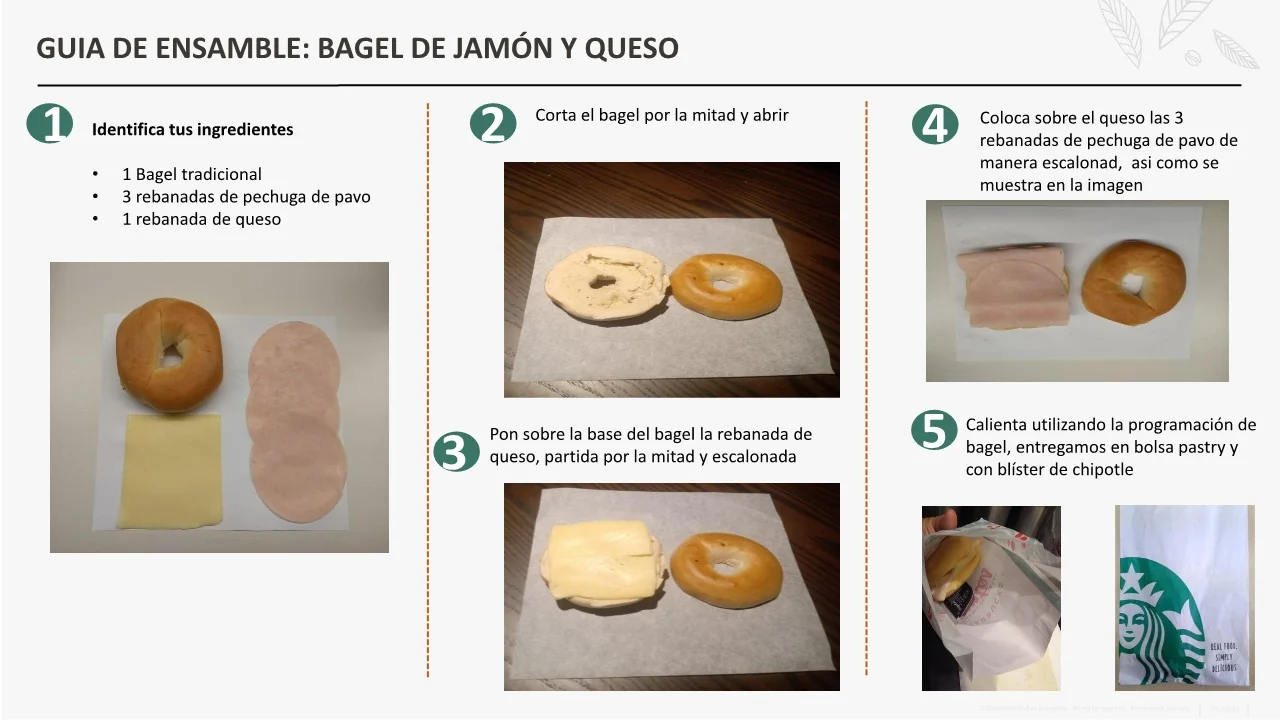
#> input picture pumpkin-spice-frappuccino (10).webp, 1280 x 720 px, given in place of RECETARIO BEBIDAS FRAPPUCCINO_4.jpg, which was not available
$ python process_media.py
#> lines starting #> are read from the running program, lines starting #| are printed output that depends on the picture; after the words box and inside, x2 and y2 are one past the last pixel; in counts of white or black regions, pixels touching at a corner belong together; pictures that were not available may be replaced by others from this repository, and a replacement may not be noted
from __future__ import annotations

from pathlib import Path
from PIL import Image, ImageChops, ImageEnhance, ImageFilter
import json
import re
import shutil

ROOT = Path(__file__).resolve().parents[1]
SOURCE = ROOT / "source"
ASSETS = ROOT / "assets"


PACKS = {
    "frappuccino": {
        "folder": "RECETARIO BEBIDAS FRAPPUCCINO",
        "prefix": "RECETARIO BEBIDAS FRAPPUCCINO",
        "category": "Bebidas",
        "subcategory": "Frappuccino",
        "pages": {
            4: "Café Frappuccino", 5: "Cajeta Frappuccino", 6: "Caramel Frappuccino",
            7: "Cinnamon Dolce Frappuccino", 8: "Espresso Frappuccino",
            9: "Frappuccino Chip", 10: "Mocha Blanco Frappuccino",
            11: "Mocha Frappuccino", 13: "Berry Yogurt Frappuccino",
            14: "Chai Cream Frappuccino", 15: "Chocolate Blanco Cream Frappuccino",
            16: "Chocolate Cream Frappuccino", 17: "Chocolate Mexicano Frappuccino",
            18: "Cookies & Cream Frappuccino", 19: "Fresa Cream Frappuccino",
            20: "Matcha Green Tea Cream Frappuccino", 21: "Piñacoco Yogurt Frappuccino",
            22: "Vainilla Cream Frappuccino", 24: "Dragon Fruit Frozen Lemonade",
            25: "Mango Dragon Fruit Frozen Refresher",
            26: "Strawberry Acaí Frozen Refresher", 27: "Strawberry Frozen Lemonade",
        },
        "crop": (185, 205, 500, 650),
    },
    "frias": {
        "folder": "RECETARIO BEBIDAS FRIAS",
        "prefix": "RECETARIO BEBIDAS FRIAS",
        "category": "Bebidas",
        "subcategory": "Frías",
        "pages": {
            4: "Avellana Shaken Espresso Helado", 5: "Brown Sugar Shaken Espresso Helado",
            6: "Caramel Macchiato Helado", 7: "Chocolate Cream Cold Brew",
            8: "Vainilla Sweet Cream", 9: "Cold Brew", 10: "Cold Foam Cappuccino Helado",
            11: "Espresso Americano Helado", 12: "Latte Helado", 13: "Latte Macchiato Helado",
            14: "Mocha Blanco Helado", 15: "Mocha Blanco Shaken Espresso Helado",
            16: "Mocha Helado", 17: "Mocha Shaken Espresso Helado",
            18: "Vainilla Sweet Cream Cold Brew", 21: "Chai Latte Helado",
            22: "Chocolate Helado", 23: "Chocolate Mexicano Helado",
            24: "Dragon Drink Refresher", 25: "Mango Dragon Lemonade Refresher",
            26: "Mango Dragon Refresher", 27: "Matcha Green Tea Helado",
            28: "Matcha Lemonade Helado", 29: "Pink Drink Refresher",
            30: "Shaken Lemon Black Tea", 31: "Shaken Lemon Green Tea",
            32: "Shaken Lemon Hibiscus Tea", 33: "Strawberry Acaí Lemonade Refresher",
            34: "Strawberry Acaí Refresher", 35: "Té Helado Teavana",
        },
        "crop": (185, 205, 500, 650),
    },
    "calientes": {
        "folder": "RECETAS BEBIDAS HOT CORE 26",
        "prefix": "RECETAS BEBIDAS HOT CORE 26",
        "category": "Bebidas",
        "subcategory": "Calientes",
        "pages": {
            4: "Café Misto", 5: "Cajeta Latte", 6: "Cappuccino", 7: "Caramel Macchiato",
            8: "Cinnamon Dolce Latte", 9: "Espresso Americano", 10: "Espresso con Panna",
            11: "Espresso Macchiato", 12: "Espresso", 13: "Flat White",
            14: "Latte Macchiato", 15: "Latte", 16: "Mocha", 17: "Mocha Blanco",
            18: "Té Caliente Teavana", 19: "Cortado", 20: "Vainilla Protein Latte",
            21: "Vainilla Sugar Free Protein Latte", 24: "Chai Latte", 25: "Chocolate",
            26: "Chocolate Blanco", 27: "Chocolate Mexicano", 28: "Leche al Vapor",
            29: "Matcha Green Tea Latte", 30: "Matcha Protein Latte",
        },
        "crop": (185, 205, 500, 650),
    },
    "temporada": {
        "folder": "Recetas_Bebidas_CFS_Summer_2026",
        "prefix": "Recetas_Bebidas_CFS_Summer_2026",
        "category": "Bebidas",
        "subcategory": "Temporada",
        "pages": {1: "Ube Coco Latte", 2: "Ube Coco Frappuccino"},
        "crop": (185, 205, 500, 650),
    },
}


def slug(text: str) -> str:
    table = str.maketrans("áéíóúüñÁÉÍÓÚÜÑ", "aeiouunAEIOUUN")
    return re.sub(r"[^a-z0-9]+", "-", text.translate(table).lower()).strip("-")


def trim_white(image: Image.Image) -> Image.Image:
    rgb = image.convert("RGB")
    background = Image.new("RGB", rgb.size, (250, 250, 250))
    diff = ImageChops.difference(rgb, background).convert("L")
    diff = diff.point(lambda p: 255 if p > 22 else 0)
    bbox = diff.getbbox()
    if not bbox:
        return rgb
    left, top, right, bottom = bbox
    pad = 18
    return rgb.crop((max(0, left-pad), max(0, top-pad), min(rgb.width, right+pad), min(rgb.height, bottom+pad)))


def polish(image: Image.Image) -> Image.Image:
    image = ImageEnhance.Contrast(image).enhance(1.035)
    image = ImageEnhance.Color(image).enhance(1.025)
    return image.filter(ImageFilter.UnsharpMask(radius=1.1, percent=105, threshold=3))


def save_product(source: Path, crop: tuple[int, int, int, int], destination: Path) -> None:
    image = Image.open(source).convert("RGB").crop(crop)
    image = trim_white(image)
    image.thumbnail((720, 720), Image.Resampling.LANCZOS)
    canvas = Image.new("RGB", (720, 720), "white")
    x = (720 - image.width) // 2
    y = (720 - image.height) // 2
    canvas.paste(image, (x, y))
    polish(canvas).save(destination, "WEBP", quality=92, method=6)


def save_reference(source: Path, destination: Path) -> None:
    image = Image.open(source).convert("RGB")
    temporary = destination.with_name(destination.stem + ".tmp.webp")
    image.save(temporary, "WEBP", quality=83, method=6)
    temporary.replace(destination)


def main() -> None:
    catalog = []
    for pack_id, pack in PACKS.items():
        product_dir = ASSETS / "products" / pack_id
        reference_dir = ASSETS / "references" / pack_id
        product_dir.mkdir(parents=True, exist_ok=True)
        reference_dir.mkdir(parents=True, exist_ok=True)
        for page, name in pack["pages"].items():
            source = SOURCE / pack["folder"] / f'{pack["prefix"]}_{page}.jpg'
            item_id = f"{pack_id}-{page:02d}"
            product = product_dir / f"{item_id}.webp"
            reference = reference_dir / f"{item_id}.webp"
            save_product(source, pack["crop"], product)
#> in save_product, `image = Image.open(source).convert("RGB").crop(crop)`:
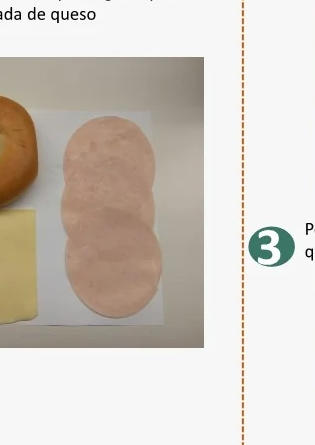
#> image: PIL image 315x445 RGB; mean R, G, B 210.2, 203.2, 195.2
#> in trim_white, `background = Image.new("RGB", rgb.size, (250, 250, 250))`: background: PIL image 315x445 RGB; every value is 250
#> in trim_white, `diff = ImageChops.difference(rgb, background).convert("L")`:
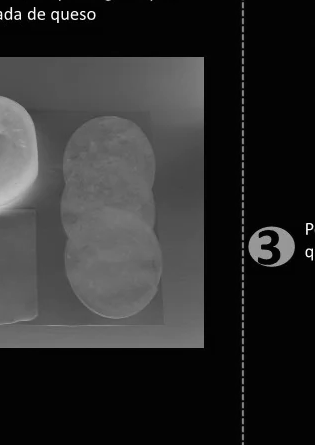
#> diff: PIL image 315x445 L; min 0, max 250, mean 45.7
#> in trim_white, `diff = diff.point(lambda p: 255 if p > 22 else 0)`:
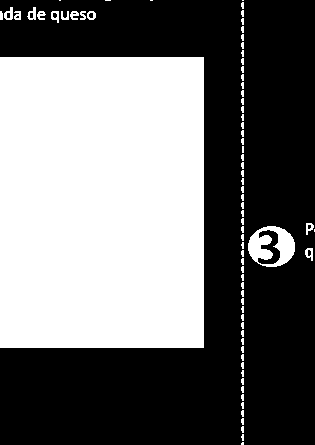
#> diff: PIL image 315x445 L; 44.3% white; 75 white regions (61 under 20 px), largest, box (x1, y1, x2, y2) and area: (0, 57, 204, 348) 59364, (248, 226, 295, 267) 1145, (4, 7, 13, 20) 71
#> in trim_white, `bbox = diff.getbbox()`: bbox = (0, 0, 315, 445)
#> in trim_white, `left, top, right, bottom = bbox`: left = 0; right = 315; bottom = 445
#> in save_product, `canvas = Image.new("RGB", (720, 720), "white")`: canvas: PIL image 720x720 RGB; every value is 255
#> in save_product, `canvas.paste(image, (x, y))`:
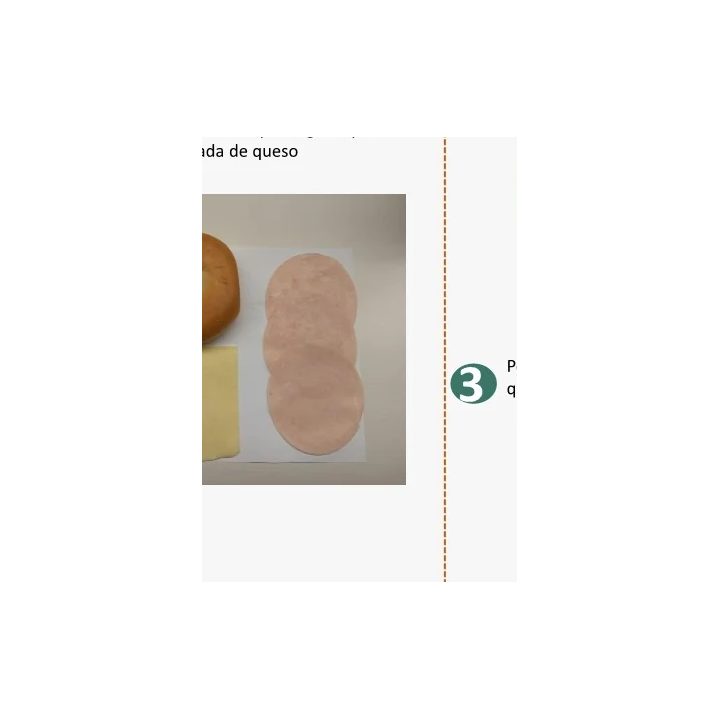
#> canvas: PIL image 720x720 RGB; mean R, G, B 242.9, 241, 238.8
            save_reference(source, reference)
#> in save_reference, image is the input picture: PIL image 1280x720 RGB; mean R, G, B 205, 199.4, 192.6
            catalog.append({
                "id": item_id,
                "name": name,
                "category": pack["category"],
                "subcategory": pack["subcategory"],
                "productImage": product.relative_to(ROOT).as_posix(),
                "referenceImage": reference.relative_to(ROOT).as_posix(),
                "sourcePage": page,
                "sourcePack": pack["folder"],
                "search": slug(name).replace("-", " "),
            })

    process_dir = ASSETS / "products" / "procesos"
    ref_dir = ASSETS / "references" / "procesos"
    process_dir.mkdir(parents=True, exist_ok=True)
    ref_dir.mkdir(parents=True, exist_ok=True)

    cold_source = ROOT.parent / "upload" / "WhatsApp Image 2026-08-13 at 5.20.41 AM.jpeg"
    cold = Image.open(cold_source).convert("RGB")
    save_product(cold_source, (180, 190, 590, 675), process_dir / "cold-brew-toddy.webp")
    save_reference(cold_source, ref_dir / "cold-brew-toddy.webp")
    catalog.append({
        "id": "cold-brew-toddy", "name": "Cold Brew Toddy", "category": "Procesos",
        "subcategory": "Preparación base", "productImage": "assets/products/procesos/cold-brew-toddy.webp",
        "referenceImage": "assets/references/procesos/cold-brew-toddy.webp", "sourcePage": 1,
        "sourcePack": "Cold Brew Toddy", "search": "cold brew toddy",
    })

    food_folder = SOURCE / "Alimentos Croissant y Pan de queso"
    food_specs = [
        (1, "Pan de queso", (560, 250, 945, 535)),
        (3, "Croissant mantequilla", (555, 235, 955, 535)),
    ]
    for page, name, crop in food_specs:
        source = food_folder / f"Alimentos Croissant y Pan de queso_{page}.jpg"
        item_id = "pan-queso" if page == 1 else "croissant-mantequilla"
        save_product(source, crop, process_dir / f"{item_id}.webp")
        save_reference(source, ref_dir / f"{item_id}.webp")
        catalog.append({
            "id": item_id, "name": name, "category": "Alimentos", "subcategory": "Horneo",
            "productImage": f"assets/products/procesos/{item_id}.webp",
            "referenceImage": f"assets/references/procesos/{item_id}.webp",
            "sourcePage": page, "sourcePack": "Alimentos Croissant y Pan de queso",
            "search": slug(name).replace("-", " "),
        })

    shutil.copy2(SOURCE / "icon-192.png", ASSETS / "icon-192.png")
    shutil.copy2(SOURCE / "icon-512.png", ASSETS / "icon-512.png")
    (ROOT / "data").mkdir(exist_ok=True)
    (ROOT / "data" / "catalog.json").write_text(json.dumps(catalog, ensure_ascii=False, indent=2), encoding="utf-8")
    print(f"Catálogo visual: {len(catalog)} artículos")


if __name__ == "__main__":
#> (the run stopped early here; a loop or call above may not have finished)
